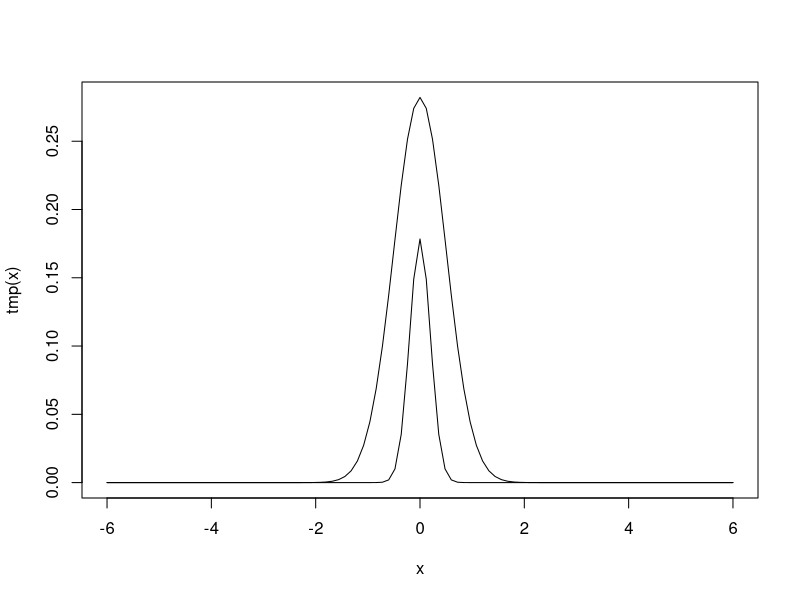

This chart was generated by the following R code:
## ---- chunk 1
knitr::opts_chunk$set(
  collapse = TRUE,
  comment = "#>",
  echo = FALSE,
  message = FALSE,
  warning = FALSE,
  cache = TRUE
)
## ---- chunk 2
p <- function(mu, sigma) {
  force(mu)
  force(sigma)
  function(x) {
    1 / sqrt(2*pi*sigma) * exp(1)^(- (x - mu)^2 / 2 * sigma^2)
  }
}
tmp <- p(0, 2)
curve(tmp, from = -6, to = 6)
tmp <- p(0, 5)
curve(tmp, from = -6, to = 6, add = TRUE)
